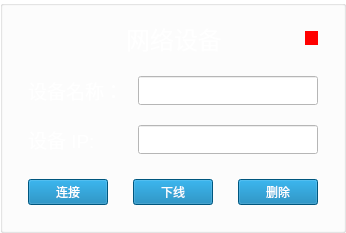
             <widget class="QGroupBox" name="netCar_3">
              <property name="styleSheet">
               <string notr="true">background-color: transparent;</string>
              </property>
              <property name="title">
               <string/>
              </property>
              <layout class="QGridLayout" name="gridLayout_15">
               <property name="leftMargin">
                <number>20</number>
               </property>
               <property name="topMargin">
                <number>15</number>
               </property>
               <property name="rightMargin">
                <number>20</number>
               </property>
               <property name="bottomMargin">
                <number>20</number>
               </property>
               <item row="0" column="0">
                <layout class="QVBoxLayout" name="verticalLayout_8" stretch="2,3,2">
                 <property name="spacing">
                  <number>20</number>
                 </property>
                 <property name="leftMargin">
                  <number>5</number>
                 </property>
                 <property name="rightMargin">
                  <number>5</number>
                 </property>
                 <item>
                  <layout class="QHBoxLayout" name="horizontalLayout_26" stretch="18,1">
                   <property name="spacing">
                    <number>15</number>
                   </property>
                   <property name="leftMargin">
                    <number>30</number>
                   </property>
                   <item>
                    <widget class="QLabel" name="label_20">
                     <property name="sizePolicy">
                      <sizepolicy hsizetype="Preferred" vsizetype="Preferred">
                       <horstretch>0</horstretch>
                       <verstretch>0</verstretch>
                      </sizepolicy>
                     </property>
                     <property name="text">
                      <string>&lt;html&gt;&lt;head/&gt;&lt;body&gt;&lt;p&gt;&lt;span style=&quot; font-size:18pt; color:#ffffff;&quot;&gt;网络设备&lt;/span&gt;&lt;/p&gt;&lt;/body&gt;&lt;/html&gt;</string>
                     </property>
                     <property name="alignment">
                      <set>Qt::AlignCenter</set>
                     </property>
                    </widget>
                   </item>
                   <item>
                    <widget class="QLabel" name="status_3">
                     <property name="sizePolicy">
                      <sizepolicy hsizetype="Preferred" vsizetype="Fixed">
                       <horstretch>0</horstretch>
                       <verstretch>0</verstretch>
                      </sizepolicy>
                     </property>
                     <property name="styleSheet">
                      <string notr="true">background-color: rgb(255, 0, 0);</string>
                     </property>
                     <property name="text">
                      <string/>
                     </property>
                    </widget>
                   </item>
                  </layout>
                 </item>
                 <item>
                  <layout class="QGridLayout" name="gridLayout_3">
                   <property name="horizontalSpacing">
                    <number>15</number>
                   </property>
                   <property name="verticalSpacing">
                    <number>20</number>
                   </property>
                   <item row="0" column="0">
                    <widget class="QLabel" name="label_21">
                     <property name="text">
                      <string>&lt;html&gt;&lt;head/&gt;&lt;body&gt;&lt;p&gt;&lt;span style=&quot; font-size:14pt; color:#ffffff;&quot;&gt;设备名称：&lt;/span&gt;&lt;/p&gt;&lt;/body&gt;&lt;/html&gt;</string>
                     </property>
                    </widget>
                   </item>
                   <item row="0" column="1">
                    <widget class="QLineEdit" name="netDevice_3">
                     <property name="sizePolicy">
                      <sizepolicy hsizetype="Expanding" vsizetype="Preferred">
                       <horstretch>0</horstretch>
                       <verstretch>0</verstretch>
                      </sizepolicy>
                     </property>
                     <property name="font">
                      <font>
                       <pointsize>12</pointsize>
                      </font>
                     </property>
                     <property name="styleSheet">
                      <string notr="true">color: rgb(0, 0, 0);
background-color: rgb(255, 255, 255);</string>
                     </property>
                     <property name="text">
                      <string/>
                     </property>
                     <property name="alignment">
                      <set>Qt::AlignCenter</set>
                     </property>
                    </widget>
                   </item>
                   <item row="1" column="0">
                    <widget class="QLabel" name="label_22">
                     <property name="text">
                      <string>&lt;html&gt;&lt;head/&gt;&lt;body&gt;&lt;p&gt;&lt;span style=&quot; font-size:14pt; color:#ffffff;&quot;&gt;设备   IP:&lt;/span&gt;&lt;/p&gt;&lt;/body&gt;&lt;/html&gt;</string>
                     </property>
                    </widget>
                   </item>
                   <item row="1" column="1">
                    <widget class="QLineEdit" name="netIP_3">
                     <property name="sizePolicy">
                      <sizepolicy hsizetype="Expanding" vsizetype="Preferred">
                       <horstretch>0</horstretch>
                       <verstretch>0</verstretch>
                      </sizepolicy>
                     </property>
                     <property name="font">
                      <font>
                       <pointsize>12</pointsize>
                      </font>
                     </property>
                     <property name="styleSheet">
                      <string notr="true">background-color: rgb(255, 255, 255);
color: rgb(0, 0, 0);</string>
                     </property>
                     <property name="text">
                      <string/>
                     </property>
                     <property name="alignment">
                      <set>Qt::AlignCenter</set>
                     </property>
                    </widget>
                   </item>
                  </layout>
                 </item>
                 <item>
                  <layout class="QHBoxLayout" name="horizontalLayout_27" stretch="1,1,1">
                   <property name="spacing">
                    <number>25</number>
                   </property>
                   <property name="topMargin">
                    <number>5</number>
                   </property>
                   <property name="bottomMargin">
                    <number>5</number>
                   </property>
                   <item>
                    <widget class="QPushButton" name="startButton_3">
                     <property name="sizePolicy">
                      <sizepolicy hsizetype="Preferred" vsizetype="Preferred">
                       <horstretch>0</horstretch>
                       <verstretch>0</verstretch>
                      </sizepolicy>
                     </property>
                     <property name="styleSheet">
                      <string notr="true">background-color: rgb(0, 120, 176);
color: rgb(255, 255, 255);</string>
                     </property>
                     <property name="text">
                      <string>连接</string>
                     </property>
                    </widget>
                   </item>
                   <item>
                    <widget class="QPushButton" name="stopButton_3">
                     <property name="sizePolicy">
                      <sizepolicy hsizetype="Preferred" vsizetype="Preferred">
                       <horstretch>0</horstretch>
                       <verstretch>0</verstretch>
                      </sizepolicy>
                     </property>
                     <property name="styleSheet">
                      <string notr="true">background-color: rgb(0, 120, 176);
color: rgb(255, 255, 255);</string>
                     </property>
                     <property name="text">
                      <string>下线</string>
                     </property>
                    </widget>
                   </item>
                   <item>
                    <widget class="QPushButton" name="delete_3">
                     <property name="sizePolicy">
                      <sizepolicy hsizetype="Preferred" vsizetype="Preferred">
                       <horstretch>0</horstretch>
                       <verstretch>0</verstretch>
                      </sizepolicy>
                     </property>
                     <property name="styleSheet">
                      <string notr="true">background-color: rgb(0, 120, 176);
color: rgb(255, 255, 255);</string>
                     </property>
                     <property name="text">
                      <string>删除</string>
                     </property>
                    </widget>
                   </item>
                  </layout>
                 </item>
                </layout>
               </item>
              </layout>
             </widget>
